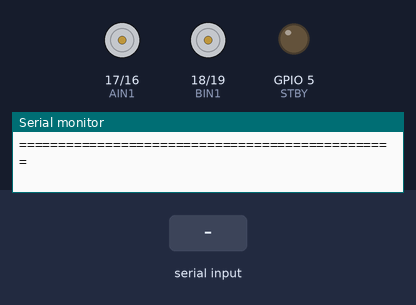
Bench run of a sketch on a simulated ESP32. Shown: motor-driver pin pairs drawn as motors (green arrow = first pin HIGH = forward, orange = second pin HIGH = backward, longer = more drive, scaled by the enable pin, stopped while the standby pin is LOW), output pins drawn as LEDs (lit = HIGH), the last lines printed to the serial monitor. Inputs (shaded band) come from the test bench.

Above: at 1.6 s.
1.7 s: "m1\n" received over Serial
At 2.4 s:
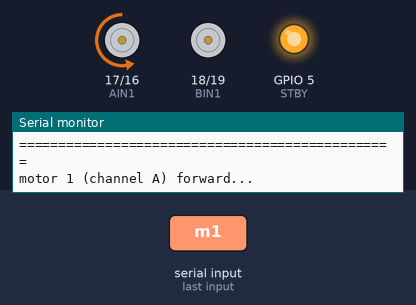
4.2 s: "m2\n" received over Serial
At 5.0 s:
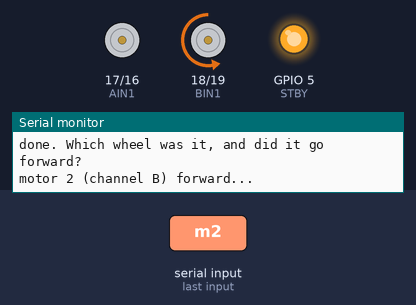
6.7 s: "f\n" received over Serial
At 7.4 s:
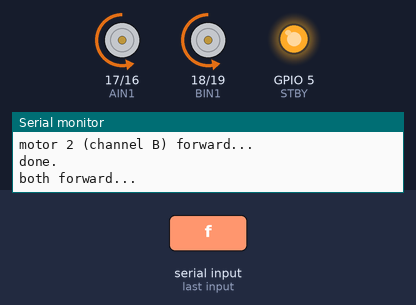
9.2 s: "p\n" received over Serial
At 10.0 s:
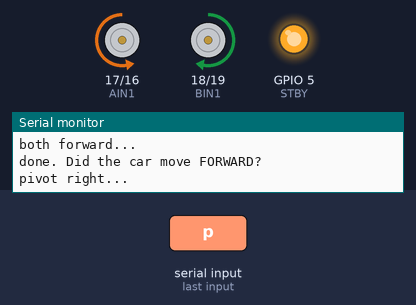
Timing chart, 0 to 12.2 s (numbered marks = the images above; inputs shaded):
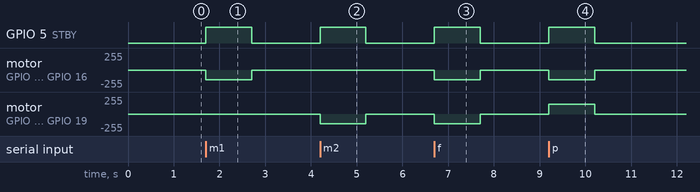

The sketch:

hardware_check.ino
```cpp
/*
  HARDWARE CHECK - run this BEFORE the delivery sketch

  This finds the three settings that have to be right before any
  line following can work:

      1. MOTOR1_IS_LEFT      is channel A the left wheel
      2. LINE_IS_HIGH        does black read higher or lower than the floor
      3. sensorPins order    are they listed left to right

  Wiring is the same as the delivery sketch.
    TB6612FNG  PWMA->4  AIN2->16  AIN1->17  STBY->5
               BIN1->18 BIN2->19  PWMB->21
    IR array   GPIO 32, 33, 35, 34, 36, 39

  Serial Monitor at 115200, line ending "Newline".

    m1   run motor 1 (channel A) forward for 1 second
    m2   run motor 2 (channel B) forward for 1 second
    f    run both forward for 1 second
    p    pivot right for 1 second
    x    stop everything
    s    start / stop the live sensor printout
*/

// ---------- motor pins ----------
#define PWMA 4
#define AIN2 16
#define AIN1 17
#define STBY 5
#define BIN1 18
#define BIN2 19
#define PWMB 21

#define CH_A 0
#define CH_B 1
#define PWM_FREQ 1000
#define PWM_BITS 8

#define TEST_SPEED 150

// ---------- sensors ----------
int sensorPins[6] = { 32, 33, 35, 34, 36, 39 };
int sensorValue[6];

bool printing = false;
unsigned long lastPrint = 0;

// ==================================================================
void setup() {
  Serial.begin(115200);
  delay(400);

  pinMode(AIN1, OUTPUT);
  pinMode(AIN2, OUTPUT);
  pinMode(STBY, OUTPUT);
  pinMode(BIN1, OUTPUT);
  pinMode(BIN2, OUTPUT);

  setupPwm();
  stopMotors();

  analogReadResolution(12);

  Serial.println();
  Serial.println("================ HARDWARE CHECK ================");
  Serial.println();
  Serial.println("STEP 1 - MOTORS");
  Serial.println("  Lift the car off the floor.");
  Serial.println("  Type m1  -> note which wheel spins, and which way.");
  Serial.println("  Type m2  -> note the other wheel.");
  Serial.println("  Type f   -> both wheels must spin FORWARD.");
  Serial.println();
  Serial.println("  If m1 spins the LEFT wheel   -> MOTOR1_IS_LEFT = true");
  Serial.println("  If m1 spins the RIGHT wheel  -> MOTOR1_IS_LEFT = false");
  Serial.println("  If f drives BACKWARD, swap the Forward and Backward");
  Serial.println("  bodies of motor1/motor2 in the delivery sketch.");
  Serial.println();
  Serial.println("STEP 2 - SENSORS");
  Serial.println("  Type s, then put the car on the floor OFF the line");
  Serial.println("  and read the six numbers. Then put it ON the black");
  Serial.println("  line and read them again.");
  Serial.println();
  Serial.println("  black HIGHER than floor -> LINE_IS_HIGH = true");
  Serial.println("  black LOWER  than floor -> LINE_IS_HIGH = false");
  Serial.println("  THRESHOLD = halfway between the two readings.");
  Serial.println();
  Serial.println("STEP 3 - SENSOR ORDER");
  Serial.println("  With s still running, slide a strip of black tape");
  Serial.println("  slowly under the car from LEFT to RIGHT.");
  Serial.println("  The marked column must move left to right too.");
  Serial.println("  If it jumps around, reorder sensorPins[] until it");
  Serial.println("  sweeps cleanly, and use that order in the sketch.");
  Serial.println();
  Serial.println("================================================");
  Serial.println();
}

void loop() {
  handleSerial();
  livePrint();
}

// ==================================================================
void handleSerial() {
  if (!Serial.available()) {
    return;
  }

  String input = Serial.readStringUntil('\n');
  input.trim();
  input.toLowerCase();
  if (input.length() == 0) {
    return;
  }

  if (input == "m1") {
    Serial.println("motor 1 (channel A) forward...");
    motor1Forward(TEST_SPEED);
    delay(1000);
    stopMotors();
    Serial.println("done. Which wheel was it, and did it go forward?");
  }
  else if (input == "m2") {
    Serial.println("motor 2 (channel B) forward...");
    motor2Forward(TEST_SPEED);
    delay(1000);
    stopMotors();
    Serial.println("done.");
  }
  else if (input == "f") {
    Serial.println("both forward...");
    digitalWrite(STBY, HIGH);
    motor1Forward(TEST_SPEED);
    motor2Forward(TEST_SPEED);
    delay(1000);
    stopMotors();
    Serial.println("done. Did the car move FORWARD?");
  }
  else if (input == "p") {
    Serial.println("pivot right...");
    digitalWrite(STBY, HIGH);
    motor1Forward(TEST_SPEED);
    motor2Backward(TEST_SPEED);
    delay(1000);
    stopMotors();
    Serial.println("done. Did it spin to the RIGHT?");
    Serial.println("If it spun LEFT, MOTOR1_IS_LEFT is the wrong way round.");
  }
  else if (input == "x") {
    stopMotors();
    Serial.println("stopped.");
  }
  else if (input == "s") {
    printing = !printing;
    Serial.println(printing ? "sensor print ON" : "sensor print OFF");
  }
  else {
    Serial.println("commands: m1  m2  f  p  x  s");
  }
}

// ==================================================================
// prints the six raw values plus a bar for each, so a strip of tape
// sliding under the car is easy to follow
void livePrint() {
  if (!printing) {
    return;
  }
  if (millis() - lastPrint < 200) {
    return;
  }
  lastPrint = millis();

  int lowest = 4095;
  int highest = 0;

  for (int i = 0; i < 6; i++) {
    sensorValue[i] = analogRead(sensorPins[i]);
    if (sensorValue[i] < lowest)  lowest = sensorValue[i];
    if (sensorValue[i] > highest) highest = sensorValue[i];
  }

  for (int i = 0; i < 6; i++) {
    Serial.print("GPIO");
    Serial.print(sensorPins[i]);
    Serial.print(":");
    if (sensorValue[i] < 1000) Serial.print(" ");
    Serial.print(sensorValue[i]);

    // mark the odd one out, that is where the tape is
    if (highest - lowest > 500) {
      if (sensorValue[i] == highest) {
        Serial.print(" <HIGH");
      } else if (sensorValue[i] == lowest) {
        Serial.print(" <LOW ");
      } else {
        Serial.print("      ");
      }
    } else {
      Serial.print("      ");
    }
    Serial.print("  ");
  }
  Serial.println();
}

// ==================================================================
void setupPwm() {
#if ESP_ARDUINO_VERSION_MAJOR >= 3
  ledcAttach(PWMA, PWM_FREQ, PWM_BITS);
  ledcAttach(PWMB, PWM_FREQ, PWM_BITS);
#else
  ledcSetup(CH_A, PWM_FREQ, PWM_BITS);
  ledcSetup(CH_B, PWM_FREQ, PWM_BITS);
  ledcAttachPin(PWMA, CH_A);
  ledcAttachPin(PWMB, CH_B);
#endif
}

void pwmA(int speed) {
#if ESP_ARDUINO_VERSION_MAJOR >= 3
  ledcWrite(PWMA, speed);
#else
  ledcWrite(CH_A, speed);
#endif
}

void pwmB(int speed) {
#if ESP_ARDUINO_VERSION_MAJOR >= 3
  ledcWrite(PWMB, speed);
#else
  ledcWrite(CH_B, speed);
#endif
}

void stopMotors() {
  pwmA(0);
  pwmB(0);
  digitalWrite(AIN1, LOW);
  digitalWrite(AIN2, LOW);
  digitalWrite(BIN1, LOW);
  digitalWrite(BIN2, LOW);
  digitalWrite(STBY, LOW);
}

// same inverted wiring as the delivery sketch
void motor1Forward(int speed) {
  digitalWrite(STBY, HIGH);
  digitalWrite(AIN1, LOW);
  digitalWrite(AIN2, HIGH);
  pwmA(speed);
}

void motor1Backward(int speed) {
  digitalWrite(STBY, HIGH);
  digitalWrite(AIN1, HIGH);
  digitalWrite(AIN2, LOW);
  pwmA(speed);
}

void motor2Forward(int speed) {
  digitalWrite(STBY, HIGH);
  digitalWrite(BIN1, LOW);
  digitalWrite(BIN2, HIGH);
  pwmB(speed);
}

void motor2Backward(int speed) {
  digitalWrite(STBY, HIGH);
  digitalWrite(BIN1, HIGH);
  digitalWrite(BIN2, LOW);
  pwmB(speed);
}
```

Measured:
- after the input at 1.7 s, GPIO 5 (STBY): LOW → HIGH at once, → LOW 1.0 s later; motor on GPIO 17 (AIN1) / GPIO 16 (AIN2): stopped → backward 149/255 at once, → stopped 1.0 s later
- after the input at 4.2 s, GPIO 5 (STBY): LOW → HIGH at once, → LOW 1.0 s later; motor on GPIO 18 (BIN1) / GPIO 19 (BIN2): stopped → backward 149/255 at once, → stopped 1.0 s later
- after the input at 6.7 s, GPIO 5 (STBY): LOW → HIGH at once, → LOW 1.0 s later; motor on GPIO 17 (AIN1) / GPIO 16 (AIN2), motor on GPIO 18 (BIN1) / GPIO 19 (BIN2): stopped → backward 149/255 at once, → stopped 1.0 s later
- after the input at 9.2 s, GPIO 5 (STBY): LOW → HIGH at once, → LOW 1.0 s later; motor on GPIO 17 (AIN1) / GPIO 16 (AIN2): stopped → backward 149/255 at once, → stopped 1.0 s later; motor on GPIO 18 (BIN1) / GPIO 19 (BIN2): stopped → forward 149/255 at once, → stopped 1.0 s later
